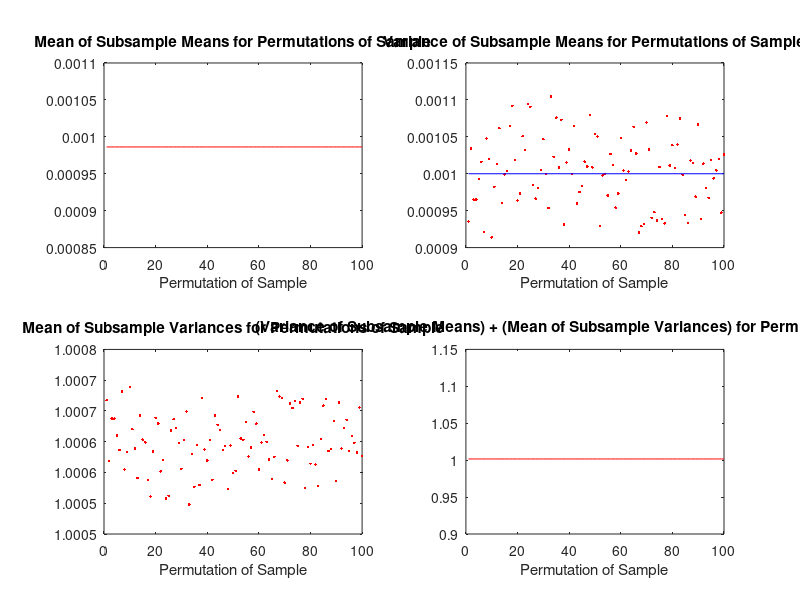

Here is the MATLAB script that generated this plot:
nSamp = 1000;
samp = randn(nSamp);

mu = 0;
sigmaSq = 1^2;

E_Xbar = mu;
Var_Xbar = sigmaSq / nSamp;

xbar = mean(samp(:));
sSq = var(samp(:));

nPerm = 100;
xbar_sub = zeros(nSamp, nPerm);
sSq_sub = zeros(nSamp, nPerm);

% Generate subsamples of sample, find mean and variance of all subsamples, regenerate subsamples and repeat.
for b = 1 : nPerm
    samp = reshape(samp(randperm(numel(samp))), nSamp, nSamp);
    
for a = 1 : nSamp
xbar_sub(a,b) = mean(samp(a,:));
sSq_sub(a,b)= var(samp(a,:));
end
disp(b)
end

%%
figure;

% Mean of subsamples = Mean of sample (independent of partition that generates subsamples)
% However, it is still random and does not equal mu in general.
xbar_subFull = mean(xbar_sub); 
% All identical to compuational error
subplot(2,2,1)
plot(xbar_subFull, 'r')
title('Mean of Subsample Means for Permutations of Sample')
xlabel('Permutation of Sample')

% Variance of subsample means depends on the partition that generates subsamples.
% The mean of this set has expected value Var_Xbar = sigmaSq / nSamp.
sxbar_sub = var(xbar_sub);
subplot(2,2,2)
plot(sxbar_sub, 'r.')
hold on
plot([1, nPerm], [Var_Xbar, Var_Xbar], 'b')
title('Variance of Subsample Means for Permutations of Sample')
xlabel('Permutation of Sample')

% Mean of subsample variances depends on the partition that generates subsamples.
% If we were to repeat this entire experiment many times, we would see the mean of this set would be
% on average sigmaSq.
sSq_subbar = mean(sSq_sub);
subplot(2,2,3)
plot(sSq_subbar, 'r.')
title('Mean of Subsample Variances for Permutations of Sample')
xlabel('Permutation of Sample')

% The sum of the Mean of Subsample Variances and Variance of Subsample Means seems to be independent
% of the partititon that generates the subsamples.
% However, it is still random.
% If we were to repeat this entire experiment many times, we would see the mean of this set would be
% on average sigmaSq(1 + 1/nSamp).
sSq_subFull = sxbar_sub + sSq_subbar;
% All identical to compuational error
subplot(2,2,4)
plot(sSq_subFull, 'r')
title('(Variance of Subsample Means) + (Mean of Subsample Variances) for Permutations of Sample')
xlabel('Permutation of Sample')